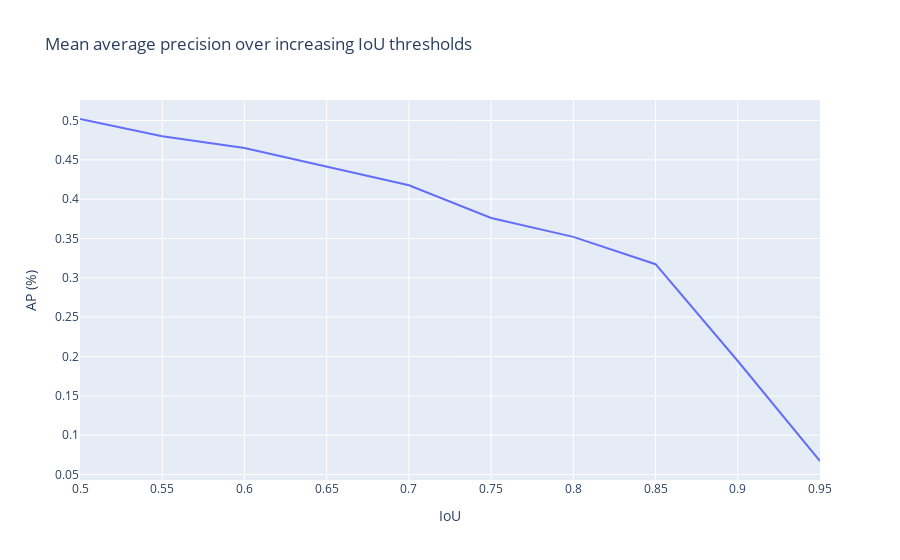

This figure's notebook cell:
### Markdown cell above
### Run the check <a name='run_check_o'></a>

### Code cell
check = MeanAveragePrecisionReport()
check.run(test_ds, yolo, prediction_formatter=det_formatter)

### Figure 1 — Plotly figure (JSON) as saved in the notebook; plotly's stock layout.template omitted (floating-point values rounded to 4 significant figures)
{"data": [{"hovertemplate": "IoU=%{x}<br>AP (%)=%{y}<extra></extra>", "legendgroup": "", "line": {"color": "#636efa", "dash": "solid"}, "marker": {"symbol": "circle"}, "mode": "lines", "name": "", "orientation": "v", "showlegend": false, "type": "scatter", "x": [0.5, 0.55, 0.6, 0.65, 0.7, 0.75, 0.8, 0.85, 0.9, 0.95], "xaxis": "x", "y": [0.5019, 0.48, 0.465, 0.4418, 0.4177, 0.3761, 0.3521, 0.3174, 0.1943, 0.0672], "yaxis": "y"}], "layout": {"autosize": true, "legend": {"tracegroupgap": 0}, "title": {"text": "Mean average precision over increasing IoU thresholds"}, "xaxis": {"anchor": "y", "autorange": true, "domain": [0, 1], "range": [0.5, 0.95], "title": {"text": "IoU"}, "type": "linear"}, "yaxis": {"anchor": "x", "autorange": true, "domain": [0, 1], "range": [0.04305, 0.5261], "title": {"text": "AP (%)"}, "type": "linear"}}}
